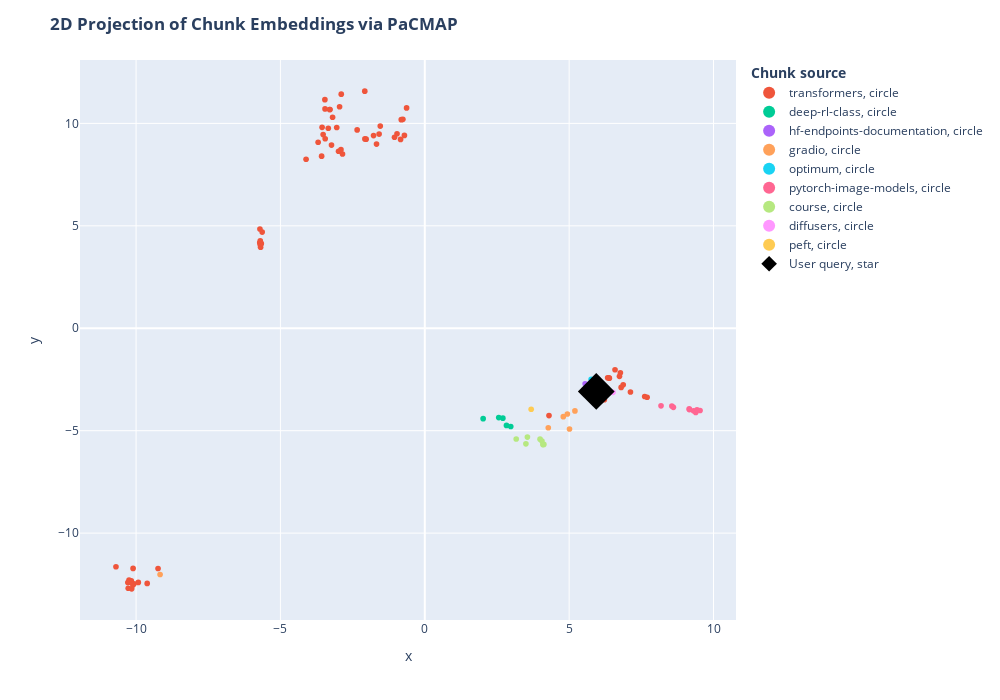

This figure's notebook cell:
### Code cell
df = pd.DataFrame.from_dict(
    [
        {
            "x": documents_projected[i, 0],
            "y": documents_projected[i, 1],
            "source": docs_processed[i].metadata["source"].split("/")[1],
            "extract": docs_processed[i].page_content[:100] + "...",
            "symbol": "circle",
            "size_col": 4,
        }
        for i in range(len(docs_processed))
    ]
    + [
        {
            "x": documents_projected[-1, 0],
            "y": documents_projected[-1, 1],
            "source": "User query",
            "extract": user_query,
            "size_col": 100,
            "symbol": "star",
        }
    ]
)

# Visualize the embedding
fig = px.scatter(
    df,
    x="x",
    y="y",
    color="source",
    hover_data="extract",
    size="size_col",
    symbol="symbol",
    color_discrete_map={"User query": "black"},
    width=1000,
    height=700,
)
fig.update_traces(
    marker=dict(opacity=1, line=dict(width=0, color="DarkSlateGrey")),
    selector=dict(mode="markers"),
)
fig.update_layout(
    legend_title_text="<b>Chunk source</b>",
    title="<b>2D Projection of Chunk Embeddings via PaCMAP</b>",
)
fig.show()

### Figure 1 — Plotly figure (JSON) as saved in the notebook; plotly's stock layout.template omitted (floating-point values rounded to 4 significant figures)
{"data": [{"customdata": [["With this approach, the model can detect objects based on textual descriptions without prior trainin..."], ["```\n\n## Zero-shot object detection pipeline\n\nThe simplest way to try out inference with OWL-ViT is t..."], ["```\n\n<div class=\"flex justify-center\">\n     <img src=\"https://huggingface.co/datasets/huggingface/do..."], ["```py\n>>> predictions = detector(\n...     image,\n...     candidate_labels=[\"human face\", \"rocket\", \"..."], ["```\n\nLet's visualize the predictions:\n\n```py\n>>> from PIL import ImageDraw\n\n>>> draw = ImageDraw.Dra..."], ["```\n\nLet's take a different image to switch things up.\n\n```py\n>>> import requests\n\n>>> url = \"https:..."], ["```\n\nPass the inputs through the model, post-process, and visualize the results. Since the image pro..."], ["```\n\n<div class=\"flex justify-center\">\n     <img src=\"https://huggingface.co/datasets/huggingface/do..."], ["```\n\nPreviously for post-processing you passed the single image's size as a tensor, but you can also..."], ["```\n\n<div class=\"flex justify-center\">\n     <img src=\"https://huggingface.co/datasets/huggingface/do..."], ["```\n\n<div class=\"flex justify-center\">\n     <img src=\"https://huggingface.co/datasets/huggingface/do..."], ["```\n\n<div class=\"flex justify-center\">\n     <img src=\"https://huggingface.co/datasets/huggingface/do..."], ["!---\nCopyright 2023 The HuggingFace Team. All rights reserved.\n\nLicensed under the Apache License, V..."], ["<p align=\"center\">\n    <a href=\"https://circleci.com/gh/huggingface/transformers\">\n        <img alt=..."], ["<h4 align=\"center\">\n    <p>\n        <a href=\"https://github.com/huggingface/transformers/blob/main/R..."], ["<h3 align=\"center\">\n    <a href=\"https://hf.co/course\"><img src=\"https://huggingface.co/datasets/hug..."], ["Модели transformers также могут выполнять несколько задач, такие как ответы на табличные вопросы, ра..."], ["🤗 Transformers опирается на три самые популярные библиотеки глубокого обучения - [Jax](https://jax.r..."], ["В области NLP ( Обработка текстов на естественном языке ):\n- [Маскированное заполнение слов с помощь..."], ["- [Обобщение с помощью BART](https://huggingface.co/facebook/bart-large-cnn?text=The+tower+is+324+me..."], ["- [Ответы на вопросы с помощью..."], ["DistilBERT](https://huggingface.co/distilbert-base-uncased-distilled-squad?text=Which+name+is+also+u..."], ["s+also+used+to+describe+the+Amazon+rainforest+in+English%3F&context=The+Amazon+rainforest+%28Portugu..."], ["8Portuguese%3A+Floresta+Amaz%C3%B4nica+or+Amaz%C3%B4nia%3B+Spanish%3A+Selva+Amaz%C3%B3nica%2C+Amazon..."], ["C+Amazon%C3%ADa+or+usually+Amazonia%3B+French%3A+For%C3%AAt+amazonienne%3B+Dutch%3A+Amazoneregenwoud..."], ["egenwoud%29%2C+also+known+in+English+as+Amazonia+or+the+Amazon+Jungle%2C+is+a+moist+broadleaf+forest..."], ["f+forest+that+covers+most+of+the+Amazon+basin+of+South+America.+This+basin+encompasses+7%2C000%2C000..."], ["00%2C000+square+kilometres+%282%2C700%2C000+sq+mi%29%2C+of+which+5%2C500%2C000+square+kilometres+%28..."], ["tres+%282%2C100%2C000+sq+mi%29+are+covered+by+the+rainforest.+This+region+includes+territory+belongi..."], ["+belonging+to+nine+nations.+The+majority+of+the+forest+is+contained+within+Brazil%2C+with+60%25+of+t..."], ["%25+of+the+rainforest%2C+followed+by+Peru+with+13%25%2C+Colombia+with+10%25%2C+and+with+minor+amount..."], ["r+amounts+in+Venezuela%2C+Ecuador%2C+Bolivia%2C+Guyana%2C+Suriname+and+French+Guiana.+States+or+depa..."], ["+or+departments+in+four+nations+contain+%22Amazonas%22+in+their+names.+The+Amazon+represents+over+ha..."], ["+over+half+of+the+planet%27s+remaining+rainforests%2C+and+comprises+the+largest+and+most+biodiverse+..."], ["diverse+tract+of+tropical+rainforest+in+the+world%2C+with+an+estimated+390+billion+individual+trees+..."], ["l+trees+divided+into+16%2C000+species)..."], ["- [Перевод с помощью T5](https://huggingface.co/t5-base?text=My+name+is+Wolfgang+and+I+live+in+Berli..."], ["В области компьютерного зрения:\n- [Классификация изображений с помощью ViT](https://huggingface.co/g..."], ["В области звука:\n- [Автоматическое распознавание речи с помощью Wav2Vec2](https://huggingface.co/fac..."], ["В мультимодальных задачах:\n- [Ответы на вопросы по таблице с помощью TAPAS](https://huggingface.co/g..."], ["## 100 проектов, использующих Transformers\n\nTransformers - это не просто набор инструментов для испо..."], ["Если вы являетесь владельцем или пользователем проекта, который, по вашему мнению, должен быть включ..."], ["## Быстрый гайд\n\nДля использования модели на заданном входе (текст, изображение, звук, ...) мы предо..."], ["```\n\nВторая строка кода загружает и кэширует предварительно обученную модель, используемую конвейеро..."], ["# Выделение конвейера для обнаружения объектов\n>>> object_detector = pipeline('object-detection')\n>>..."], ["```\n\nЗдесь мы получаем список объектов, обнаруженных на изображении, с рамкой вокруг объекта и оценк..."], [">>> tokenizer = AutoTokenizer.from_pretrained(\"bert-base-uncased\")\n>>> model = AutoModel.from_pretra..."], ["```\n\nА вот эквивалентный код для TensorFlow:\n```python\n>>> from transformers import AutoTokenizer, T..."], ["```\n\nТокенизатор отвечает за всю предварительную обработку, которую ожидает предварительно обученная..."], ["Сама модель представляет собой обычный [Pytorch `nn.Module`](https://pytorch.org/docs/stable/nn.html..."], ["## Почему необходимо использовать transformers?\n\n1. Простые в использовании современные модели:\n    ..."], ["1. Более низкие вычислительные затраты, меньший \"углеродный след\":\n    - Исследователи могут обменив..."], ["1. Выбор подходящего фреймворка для каждого этапа жизни модели:\n    - Обучение самых современных мод..."], ["1. Легко настроить модель или пример под свои нужды:\n    - Мы предоставляем примеры для каждой архит..."], ["- Данная библиотека не является модульным набором строительных блоков для нейронных сетей. Код в фай..."], ["- Несмотря на то, что мы стремимся представить как можно больше примеров использования, скрипты в на..."], ["## Установка\n\n### С помощью pip\n\nДанный репозиторий протестирован на Python 3.8+, Flax 0.4.1+, PyTor..."], ["Затем необходимо установить хотя бы один бекенд из Flax, PyTorch или TensorFlow.\nПожалуйста, обратит..."], ["```\n\nЕсли вы хотите поиграть с примерами или вам нужен самый современный код и вы не можете ждать но..."], ["```\n\nО том, как установить Flax, PyTorch или TensorFlow с помощью conda, читайте на страницах, посвя..."], ["## Модельные архитектуры\n\n**[Все контрольные точки моделей](https://huggingface.co/models)**, предос..."], ["1. **[ALBERT](https://huggingface.co/docs/transformers/model_doc/albert)** (from Google Research and..."], ["1. **[Autoformer](https://huggingface.co/docs/transformers/model_doc/autoformer)** (from Tsinghua Un..."], ["1. **[BARTpho](https://huggingface.co/docs/transformers/model_doc/bartpho)** (from VinAI Research) r..."], ["1. **[BigBird-Pegasus](https://huggingface.co/docs/transformers/model_doc/bigbird_pegasus)** (from G..."], ["1. **[BiT](https://huggingface.co/docs/transformers/model_doc/bit)** (from Google AI) released with ..."], ["1. **[BLIP-2](https://huggingface.co/docs/transformers/model_doc/blip-2)** (from Salesforce) release..."], ["1. **[ByT5](https://huggingface.co/docs/transformers/model_doc/byt5)** (from Google Research) releas..."], ["1. **[CLAP](https://huggingface.co/docs/transformers/model_doc/clap)** (from LAION-AI) released with..."]], "hovertemplate": "source=transformers<br>symbol=circle<br>x=%{x}<br>y=%{y}<br>size_col=%{marker.size}<br>extract=%{customdata[0]}<extra></extra>", "legendgroup": "transformers, circle", "marker": {"color": "#EF553B", "line": {"color": "DarkSlateGrey", "width": 0}, "opacity": 1, "size": [4, 4, 4, 4, 4, 4, 4, 4, 4, 4, 4, 4, 4, 4, 4, 4, 4, 4, 4, 4, 4, 4, 4, 4, 4, 4, 4, 4, 4, 4, 4, 4, 4, 4, 4, 4, 4, 4, 4, 4, 4, 4, 4, 4, 4, 4, 4, 4, 4, 4, 4, 4, 4, 4, 4, 4, 4, 4, 4, 4, 4, 4, 4, 4, 4, 4, 4, 4, 4], "sizemode": "area", "sizeref": 0.25, "symbol": "circle"}, "mode": "markers", "name": "transformers, circle", "orientation": "v", "showlegend": true, "type": "scatter", "x": [6.774, 6.393, 6.333, 6.219, 6.801, 7.123, 7.701, 6.743, 7.617, 6.589, 6.872, 6.37, -3.573, -4.112, -2.85, -3.449, -2.032, -2.074, -2.078, -3.46, -3.455, 4.302, -10.17, -10.24, -10.7, -10.25, -10.29, -9.615, -10.11, -10.07, -9.923, -9.239, -10.1, -10.19, -10.15, -10.27, -2.894, -3.521, -2.951, -3.557, -2.988, -3.694, -1.048, -0.8385, -0.8148, -1.582, -0.6305, -0.7588, -3.194, -0.962, -1.775, -3.295, -2.342, -3.05, -3.284, -3.342, -0.7063, -1.672, -2.903, -1.542, -3.231, -5.694, -5.716, -5.7, -5.632, -5.686, -5.663, -5.71, -5.698], "xaxis": "x", "y": [-2.173, -2.436, -2.416, -3.488, -2.888, -3.112, -3.369, -2.347, -3.33, -2.024, -2.759, -2.416, 8.4, 8.25, 8.506, 9.249, 9.229, 9.242, 11.57, 11.16, 10.71, -4.262, -12.33, -12.29, -11.64, -12.37, -12.42, -12.45, -12.53, -12.47, -12.41, -11.73, -11.72, -12.39, -12.72, -12.69, 11.43, 9.456, 10.81, 9.807, 8.641, 9.079, 9.322, 9.218, 10.18, 9.479, 10.76, 10.2, 10.3, 9.496, 9.407, 10.68, 9.681, 9.801, 10.68, 9.762, 9.413, 8.992, 8.716, 9.869, 8.941, 4.188, 4.17, 4.074, 4.694, 3.954, 4.128, 4.843, 4.264], "yaxis": "y"}, {"customdata": [["Quiz\n\nThe best way to learn and [to avoid the illusion of competence](https://www.coursera.org/lectu..."], ["### Q2: Which of the following statements are true, when talking about models with bias and/or varia..."], ["### Q4: How would you describe, with your own words, the Actor-Critic Method (A2C)?\n\n<details>\n<summ..."], ["</details>\n\nCongrats on finishing this Quiz 🥳, if you missed some elements, take time to read the ch..."], ["Additional Readings\n\nThese are **optional readings** if you want to go deeper.\n\n\n## Introduction to ..."]], "hovertemplate": "source=deep-rl-class<br>symbol=circle<br>x=%{x}<br>y=%{y}<br>size_col=%{marker.size}<br>extract=%{customdata[0]}<extra></extra>", "legendgroup": "deep-rl-class, circle", "marker": {"color": "#00cc96", "line": {"color": "DarkSlateGrey", "width": 0}, "opacity": 1, "size": [4, 4, 4, 4, 4], "sizemode": "area", "sizeref": 0.25, "symbol": "circle"}, "mode": "markers", "name": "deep-rl-class, circle", "orientation": "v", "showlegend": true, "type": "scatter", "x": [2.977, 2.704, 2.829, 2.021, 2.562], "xaxis": "x", "y": [-4.794, -4.391, -4.742, -4.415, -4.36], "yaxis": "y"}, {"customdata": [["Access and read Logs\n\nHugging Face Endpoints provides access to the logs of your Endpoints through t..."]], "hovertemplate": "source=hf-endpoints-documentation<br>symbol=circle<br>x=%{x}<br>y=%{y}<br>size_col=%{marker.size}<br>extract=%{customdata[0]}<extra></extra>", "legendgroup": "hf-endpoints-documentation, circle", "marker": {"color": "#ab63fa", "line": {"color": "DarkSlateGrey", "width": 0}, "opacity": 1, "size": [4], "sizemode": "area", "sizeref": 0.25, "symbol": "circle"}, "mode": "markers", "name": "hf-endpoints-documentation, circle", "orientation": "v", "showlegend": true, "type": "scatter", "x": [5.554], "xaxis": "x", "y": [-2.713], "yaxis": "y"}, {"customdata": [["Gradio Demo: examples_component\n\n\n```\n!pip install -q gradio \n```\n\n\n```\n# Downloading files from the..."], ["Gradio Demo: number_component\n\n\n```\n!pip install -q gradio \n```\n\n\n```\nimport gradio as gr \n\nwith gr...."], ["Gradio Demo: map_airbnb\n### Display an interactive map of AirBnB locations with Plotly. Data is host..."], ["```\nimport gradio as gr\nimport plotly.graph_objects as go\nfrom datasets import load_dataset\n\ndataset..."], ["return fig\n\nwith gr.Blocks() as demo:\n    with gr.Column():\n        with gr.Row():\n            min_p..."], ["Gradio Demo: question-answering\n\n\n```\n!pip install -q gradio torch transformers\n```\n\n\n```\nimport gra..."]], "hovertemplate": "source=gradio<br>symbol=circle<br>x=%{x}<br>y=%{y}<br>size_col=%{marker.size}<br>extract=%{customdata[0]}<extra></extra>", "legendgroup": "gradio, circle", "marker": {"color": "#FFA15A", "line": {"color": "DarkSlateGrey", "width": 0}, "opacity": 1, "size": [4, 4, 4, 4, 4, 4], "sizemode": "area", "sizeref": 0.25, "symbol": "circle"}, "mode": "markers", "name": "gradio, circle", "orientation": "v", "showlegend": true, "type": "scatter", "x": [4.797, 5.2, 4.938, 5.012, 4.277, -9.169], "xaxis": "x", "y": [-4.314, -4.036, -4.184, -4.916, -4.855, -12.02], "yaxis": "y"}, {"customdata": [["!--Copyright 2022 The HuggingFace Team. All rights reserved.\n\nLicensed under the Apache License, Ver..."]], "hovertemplate": "source=optimum<br>symbol=circle<br>x=%{x}<br>y=%{y}<br>size_col=%{marker.size}<br>extract=%{customdata[0]}<extra></extra>", "legendgroup": "optimum, circle", "marker": {"color": "#19d3f3", "line": {"color": "DarkSlateGrey", "width": 0}, "opacity": 1, "size": [4], "sizemode": "area", "sizeref": 0.25, "symbol": "circle"}, "mode": "markers", "name": "optimum, circle", "orientation": "v", "showlegend": true, "type": "scatter", "x": [5.763], "xaxis": "x", "y": [-2.493], "yaxis": "y"}, {"customdata": [["Res2Net\n\n**Res2Net** is an image model that employs a variation on bottleneck residual blocks, [Res2..."], ["```\n\nReplace the model name with the variant you want to use, e.g. `res2net101_26w_4s`. You can find..."], ["<!--\nType: model-index\nCollections:\n- Name: Res2Net\n  Paper:\n    Title: 'Res2Net: A New Multi-scale ..."], ["Weights: https://github.com/rwightman/pytorch-image-models/releases/download/v0.1-res2net/res2net101..."], ["Weights: https://github.com/rwightman/pytorch-image-models/releases/download/v0.1-res2net/res2net50_..."], ["Weights: https://github.com/rwightman/pytorch-image-models/releases/download/v0.1-res2net/res2net50_..."], ["Weights: https://github.com/rwightman/pytorch-image-models/releases/download/v0.1-res2net/res2net50_..."], ["Weights: https://github.com/rwightman/pytorch-image-models/releases/download/v0.1-res2net/res2net50_..."], ["Weights: https://github.com/rwightman/pytorch-image-models/releases/download/v0.1-res2net/res2net50_..."]], "hovertemplate": "source=pytorch-image-models<br>symbol=circle<br>x=%{x}<br>y=%{y}<br>size_col=%{marker.size}<br>extract=%{customdata[0]}<extra></extra>", "legendgroup": "pytorch-image-models, circle", "marker": {"color": "#FF6692", "line": {"color": "DarkSlateGrey", "width": 0}, "opacity": 1, "size": [4, 4, 4, 4, 4, 4, 4, 4, 4], "sizemode": "area", "sizeref": 0.25, "symbol": "circle"}, "mode": "markers", "name": "pytorch-image-models, circle", "orientation": "v", "showlegend": true, "type": "scatter", "x": [8.557, 8.182, 9.384, 9.307, 9.164, 9.159, 9.428, 9.533, 8.61], "xaxis": "x", "y": [-3.794, -3.787, -4.111, -4.026, -3.97, -3.938, -3.981, -4.013, -3.861], "yaxis": "y"}, {"customdata": [["ow to slice and dice a dataset. Most of the time, the data you work with won’t be perfectly prepared..."], ["shuffling. It is generally a good idea to apply shuffling to the training set so that your model doe..."], ["if you have to create your own test splits from raw data. To do this, you just apply the train_test_..."], ["most common way to do this is with the select method. This method expects a list or generator of the..."], ["checks whether each rows fulfills some condition or not. For example, here we've created a small lam..."], ["method to delete them. You can see examples of both these method here. Some datasets have nested col..."], ["in the dataset. For example,here we first define a lowercase_title function that simply lowercases t..."]], "hovertemplate": "source=course<br>symbol=circle<br>x=%{x}<br>y=%{y}<br>size_col=%{marker.size}<br>extract=%{customdata[0]}<extra></extra>", "legendgroup": "course, circle", "marker": {"color": "#B6E880", "line": {"color": "DarkSlateGrey", "width": 0}, "opacity": 1, "size": [4, 4, 4, 4, 4, 4, 4], "sizemode": "area", "sizeref": 0.25, "symbol": "circle"}, "mode": "markers", "name": "course, circle", "orientation": "v", "showlegend": true, "type": "scatter", "x": [3.166, 3.554, 3.502, 4.09, 4.123, 3.994, 4.057], "xaxis": "x", "y": [-5.406, -5.312, -5.643, -5.678, -5.671, -5.412, -5.506], "yaxis": "y"}, {"customdata": [["!--Copyright 2023 The HuggingFace Team. All rights reserved.\n\nLicensed under the Apache License, Ver..."]], "hovertemplate": "source=diffusers<br>symbol=circle<br>x=%{x}<br>y=%{y}<br>size_col=%{marker.size}<br>extract=%{customdata[0]}<extra></extra>", "legendgroup": "diffusers, circle", "marker": {"color": "#FF97FF", "line": {"color": "DarkSlateGrey", "width": 0}, "opacity": 1, "size": [4], "sizemode": "area", "sizeref": 0.25, "symbol": "circle"}, "mode": "markers", "name": "diffusers, circle", "orientation": "v", "showlegend": true, "type": "scatter", "x": [6.519], "xaxis": "x", "y": [-3.128], "yaxis": "y"}, {"customdata": [["!--⚠️ Note that this file is in Markdown but contain specific syntax for our doc-builder (similar to..."]], "hovertemplate": "source=peft<br>symbol=circle<br>x=%{x}<br>y=%{y}<br>size_col=%{marker.size}<br>extract=%{customdata[0]}<extra></extra>", "legendgroup": "peft, circle", "marker": {"color": "#FECB52", "line": {"color": "DarkSlateGrey", "width": 0}, "opacity": 1, "size": [4], "sizemode": "area", "sizeref": 0.25, "symbol": "circle"}, "mode": "markers", "name": "peft, circle", "orientation": "v", "showlegend": true, "type": "scatter", "x": [3.685], "xaxis": "x", "y": [-3.955], "yaxis": "y"}, {"customdata": [["How to create a pipeline object on huggingface?"]], "hovertemplate": "source=User query<br>symbol=star<br>x=%{x}<br>y=%{y}<br>size_col=%{marker.size}<br>extract=%{customdata[0]}<extra></extra>", "legendgroup": "User query, star", "marker": {"color": "black", "line": {"color": "DarkSlateGrey", "width": 0}, "opacity": 1, "size": [100], "sizemode": "area", "sizeref": 0.25, "symbol": "diamond"}, "mode": "markers", "name": "User query, star", "orientation": "v", "showlegend": true, "type": "scatter", "x": [5.938], "xaxis": "x", "y": [-3.083], "yaxis": "y"}], "layout": {"height": 700, "legend": {"itemsizing": "constant", "title": {"text": "<b>Chunk source</b>"}, "tracegroupgap": 0}, "margin": {"t": 60}, "title": {"text": "<b>2D Projection of Chunk Embeddings via PaCMAP</b>"}, "width": 1000, "xaxis": {"anchor": "y", "domain": [0, 1], "title": {"text": "x"}}, "yaxis": {"anchor": "x", "domain": [0, 1], "title": {"text": "y"}}}}
